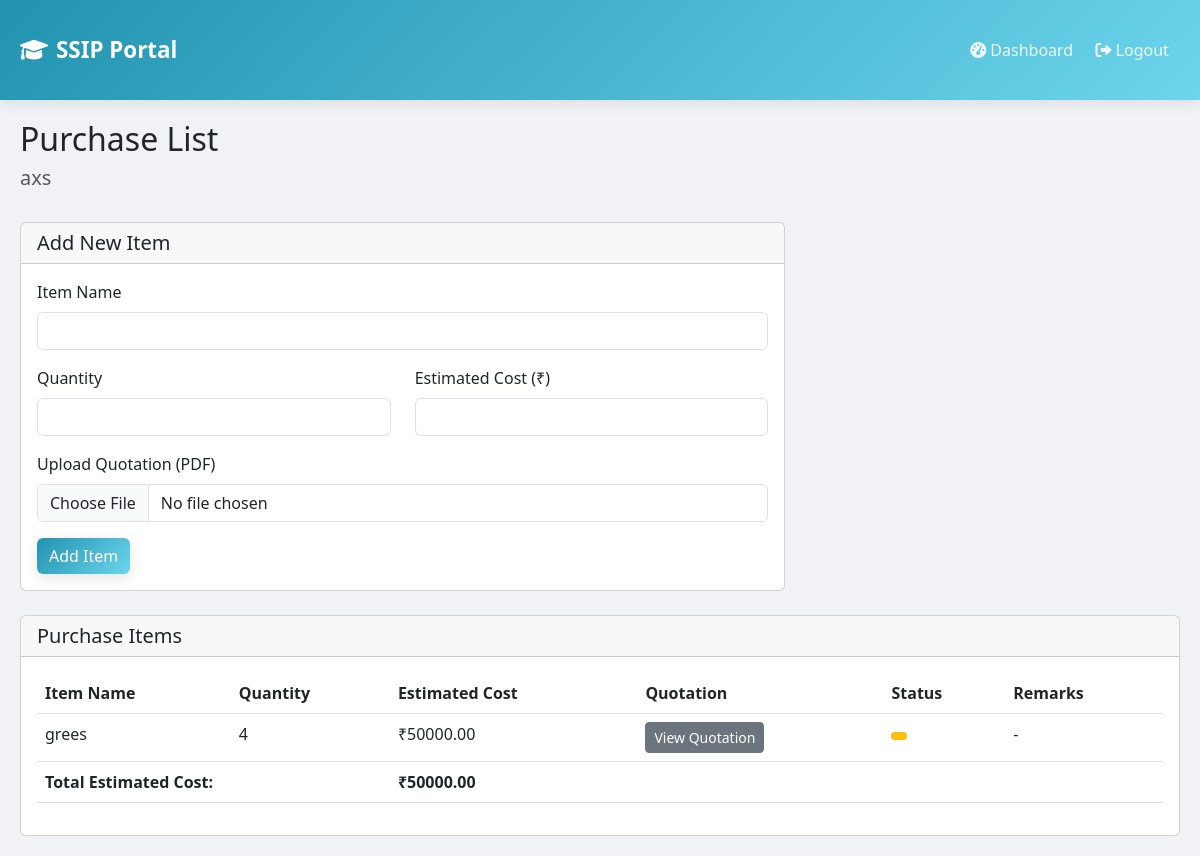
Page /application/3/purchase-list (signed in) on the committed database.
### app.py (models this page shows, shortened)
class Application(db.Model):
    id = db.Column(db.Integer, primary_key=True)
    application_number = db.Column(db.String(50), unique=True)
    user_id = db.Column(db.Integer, db.ForeignKey('user.id'), nullable=False)
    project_title = db.Column(db.String(200), nullable=False)
    problem_statement = db.Column(db.Text, nullable=False)
    solution = db.Column(db.Text, nullable=False)
    team_members = db.Column(db.String(500))
    total_cost = db.Column(db.Float, nullable=False)
    quotation_path = db.Column(db.String(200))
    created_at = db.Column(db.DateTime, default=datetime.utcnow)
    team_size = db.Column(db.Integer, default=1)
    project_duration = db.Column(db.Integer, default=6)  # in months
    completion_percentage = db.Column(db.Integer, default=0)
    innovation_score = db.Column(db.Integer, default=0)  # 0-100
    technical_complexity = db.Column(db.String(20), default='medium')  # low, medium, high
    project_domain = db.Column(db.String(50))
    implementation_status = db.Column(db.String(20), default='planning')  # planning, in-progress, testing, completed
    dept_status = db.Column(db.String(20), default='pending')
    dept_remarks = db.Column(db.Text)
    dept_review_date = db.Column(db.DateTime)
    college_status = db.Column(db.String(20), default='pending')
    college_remarks = db.Column(db.Text)
    college_review_date = db.Column(db.DateTime)
    principal_status = db.Column(db.String(20), default='pending')
    principal_remarks = db.Column(db.Text)
    principal_review_date = db.Column(db.DateTime)
    applicant = db.relationship('User', back_populates='user_applications')
    funding_request = db.relationship('FundingRequest', back_populates='ssip_application', uselist=False)
    purchase_lists = db.relationship('PurchaseList', back_populates='application')
    utilization_certificates = db.relationship('UtilizationCertificate', back_populates='application')
    components = db.relationship('Component', back_populates='application')
    application_notifications = db.relationship('Notification', back_populates='related_application')

class PurchaseList(db.Model):
    id = db.Column(db.Integer, primary_key=True)
    application_id = db.Column(db.Integer, db.ForeignKey('application.id'), nullable=False)
    item_name = db.Column(db.String(200), nullable=False)
    quantity = db.Column(db.Integer, nullable=False)
    estimated_cost = db.Column(db.Float, nullable=False)
    quotation_file = db.Column(db.String(255))  # Path to uploaded quotation file
    dept_status = db.Column(db.String(20), default='pending')
    college_status = db.Column(db.String(20), default='pending')
    principal_status = db.Column(db.String(20), default='pending')
    dept_remarks = db.Column(db.Text)
    college_remarks = db.Column(db.Text)
    principal_remarks = db.Column(db.Text)
    created_at = db.Column(db.DateTime, default=datetime.utcnow)
    application = db.relationship('Application', back_populates='purchase_lists')

### app.py (the view, shortened to what this page needs)
@app.route('/application/<int:id>/purchase-list', methods=['GET', 'POST'])
@login_required
def purchase_list(id):
    application = Application.query.get_or_404(id)
    if application.principal_status != 'approved':
        flash('Purchase list can only be created for approved applications', 'danger')
        return redirect(url_for('view_application', id=id))
    purchase_items = PurchaseList.query.filter_by(application_id=id).all()
    return render_template('purchase_list.html', application=application, items=purchase_items)

### app.py (called while the page is built)
@login_manager.user_loader
def load_user(user_id):
    return User.query.get(int(user_id))

### templates/purchase_list.html (shortened to what this page needs)
{% extends "base.html" %}
{% block content %}
<div class="container">
    <div class="row mb-4">
        <div class="col">
            <h2>Purchase List</h2>
            <h5 class="text-muted">{{ application.project_title }}</h5>
        </div>
    </div>
    {% if current_user.id == application.user_id %}
    <div class="row mb-4">
        <div class="col-md-8">
            <div class="card">
                <div class="card-header">
                    <h5 class="mb-0">Add New Item</h5>
                </div>
                <div class="card-body">
                    <form method="POST" enctype="multipart/form-data">
                        <div class="mb-3">
                            <label for="item_name" class="form-label">Item Name</label>
                            <input type="text" class="form-control" id="item_name" name="item_name" required>
                        </div>
                        <div class="row mb-3">
                            <div class="col-md-6">
                                <label for="quantity" class="form-label">Quantity</label>
                                <input type="number" class="form-control" id="quantity" name="quantity" min="1" required>
                            </div>
                            <div class="col-md-6">
                                <label for="estimated_cost" class="form-label">Estimated Cost (₹)</label>
                                <input type="number" step="0.01" class="form-control" id="estimated_cost" name="estimated_cost" required>
                            </div>
                        </div>
                        <div class="mb-3">
                            <label for="quotation_file" class="form-label">Upload Quotation (PDF)</label>
                            <input type="file" class="form-control" id="quotation_file" name="quotation_file" accept=".pdf" required>
                        </div>
                        <button type="submit" class="btn btn-primary">Add Item</button>
                    </form>
                </div>
            </div>
        </div>
    </div>
    {% endif %}
    <div class="row">
        <div class="col">
            <div class="card">
                <div class="card-header">
                    <h5 class="mb-0">Purchase Items</h5>
                </div>
                <div class="card-body">
                    {% if items %}
                    <div class="table-responsive">
                        <table class="table">
                            <thead>
                                <tr>
                                    <th>Item Name</th>
                                    <th>Quantity</th>
                                    <th>Estimated Cost</th>
                                    <th>Quotation</th>
                                    <th>Status</th>
                                    <th>Remarks</th>
                                </tr>
                            </thead>
                            <tbody>
                                {% for item in items %}
                                <tr>
                                    <td>{{ item.item_name }}</td>
                                    <td>{{ item.quantity }}</td>
                                    <td>₹{{ "%.2f"|format(item.estimated_cost) }}</td>
                                    <td>
                                        {% if item.quotation_file %}
                                        <a href="{{ url_for('static', filename='uploads/quotations/' + item.quotation_file) }}" target="_blank" class="btn btn-sm btn-secondary">
                                            View Quotation
                                        </a>
                                        {% else %}
                                        No quotation
                                        {% endif %}
                                    </td>
                                    <td>
                                        <span class="badge {% if item.status == 'approved' %}bg-success{% elif item.status == 'rejected' %}bg-danger{% else %}bg-warning{% endif %}">
                                        </span>
                                    </td>
                                    <td>{{ item.remarks or '-' }}</td>
                                </tr>
                                {% endfor %}
                            </tbody>
                            <tfoot>
                                <tr>
                                    <th colspan="2">Total Estimated Cost:</th>
                                    <th colspan="5">₹{{ "%.2f"|format(items|sum(attribute='estimated_cost')) }}</th>
                                </tr>
                            </tfoot>
                        </table>
                    </div>
                    {% else %}
                    <p class="text-muted">No items in the purchase list yet.</p>
                    {% endif %}
                </div>
            </div>
        </div>
    </div>
</div>
{% endblock %}

### templates/base.html (style rules this page uses)
:root { --primary-gradient: linear-gradient(135deg, #2193b0, #6dd5ed); --secondary-gradient: linear-gradient(135deg, #FF8008, #FFC837); --success-gradient: linear-gradient(135deg, #11998e, #38ef7d); --warning-gradient: linear-gradient(135deg, #F2994A, #F2C94C); --danger-gradient: linear-gradient(135deg, #eb3349, #f45c43); }
body { background: #f0f2f5; font-family: 'Segoe UI', system-ui, -apple-system, sans-serif; }
.btn-primary { background: var(--primary-gradient); border: none; box-shadow: 0 4px 15px rgba(0,0,0,0.1); }
.container { max-width: 1200px; margin: 0 auto; padding: 20px; }

### rows in the picture
Application: project_title "axs"
PurchaseList: item_name "grees", quantity "4", estimated_cost "50000.00", remarks "-"

### other values in the picture
{{ "%.2f"|format(items|sum(attribute='estimated_cost')) }} "50000.00"
